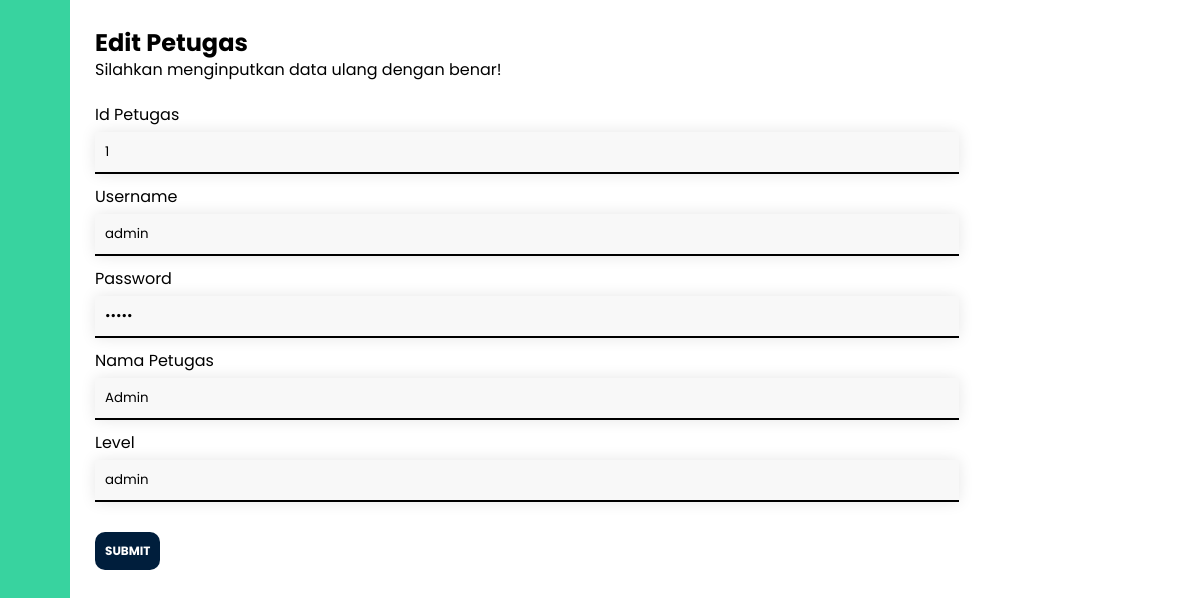
Page /petugas/edit.php?id_petugas=1 on the committed database.
### tables this page shows
CREATE TABLE `petugas` (
  `id_petugas` int(11) NOT NULL,
  `username` varchar(25) NOT NULL,
  `password` varchar(60) NOT NULL,
  `nama_petugas` varchar(35) NOT NULL,
  `level` varchar(12) NOT NULL
);

### petugas/edit.php (the view, shortened to what this page needs)
<?php
require_once '../templates/header.php';
?>
<section class="home">
    <div class="main-content">
        <?php
        $id_petugas = $_GET['id_petugas'];
        $query = "SELECT * FROM petugas WHERE id_petugas = $id_petugas";
        $result = mysqli_query($conn, $query);
        $data = mysqli_fetch_assoc($result);
        ?>
        <h1 style="margin-bottom: -3px;">Edit Petugas</h1>
        <span>Silahkan menginputkan data ulang dengan benar!</span>
        <form action="prosesedit.php" method="POST" class="in-container">
            <label>Id Petugas</label>
            <br>
            <input type="text" name="id_petugas" value="<?php echo $data['id_petugas']; ?>" required="" />
            <br>
            <label>Username</label>
            <br>
            <input type="text" name="username" value="<?php echo $data['username']; ?>" required="" />
            <br>
            <label>Password</label>
            <br>
            <input type="password" name="password" value="<?php echo $data['password']; ?>" required="" />
            <br>
            <label>Nama Petugas</label>
            <br>
            <input type="text" name="nama_petugas" value="<?php echo $data['nama_petugas']; ?>" required="" />
            <br>
            <label>Level</label>
            <br>
            <input type="text" name="level" value="<?php echo $data['level']; ?>" required="" />
            <br>
            <button type="submit"><b>SUBMIT</b></button>
        </form>
    </div>
</section>
<?php
require_once '../templates/footer.php';
?>

### templates/css/style.css (style rules this page uses)
:root { --main-color: #38d39f; --color-dark: #1D2231; --text-grey: #8390A2; }
* { padding: 0; margin: 0; box-sizing: border-box; list-style-type: none; text-decoration: none; font-family: 'Poppins', sans-serif; }
input[type=text], input[type=password] { border: none; border-bottom: 2px solid black; box-shadow: 0 0 15px 0px rgba(0, 0, 0, 0.1); padding: 10px; width: 100%; box-sizing: border-box; background: #f8f8f8; outline-color: #001e3c; width: 80%; margin-top: 5px; margin-bottom: 10px; }
.main-content { padding: 25px; }
.main-content { transition: margin-left 300ms; margin-left: 345px; }
@media only screen and (max-width: 1200px) { .main-content { margin-left: 70px; } }

### petugas/edit.php (style rules this page uses)
.in-container { margin-top: 20px; }
input { padding: 10px; width: 100%; box-sizing: border-box; background: #f8f8f8; border: 2px solid #ccc; outline-color: #001e3c; box-shadow: 0 0 15px 0px rgba(0, 0, 0, 0.1); width: 80%; margin-top: 5px; margin-bottom: 10px; }
button { color: white; background-color: #001e3c; padding: 10px; border-radius: 10px; text-decoration: none; font-size: 12px; border: 0; margin-top: 20px; }

### rows in the picture
petugas: id_petugas "1", username "admin", nama_petugas "Admin", level "admin"
